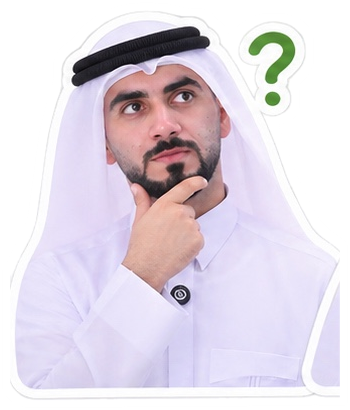
#> input picture math_reel/stickers/M2.png, 350 x 410 px; its folder holds 2 pictures in this run
$ python render.py stickers/M2.png
#> lines starting #> are read from the running program, lines starting #| are printed output that depends on the picture
#!/usr/bin/env python3
"""Aqlam math-awareness reel: "When will I ever use math?"  1080x1920 @ 30fps.

Content-first motion graphics; stickers are small, corner-only accents.
Usage: python3 render.py [--preview]
"""
import math, os, random, subprocess, sys
from PIL import Image, ImageDraw, ImageFilter, ImageFont

HERE = os.path.dirname(os.path.abspath(__file__))
OUT = os.path.join(HERE, "out")
AUD = os.path.join(HERE, "audio")
W, H, FPS = 1080, 1920, 30

GREEN = (62, 142, 47)
GREEN_D = (38, 98, 30)
GREEN_L = (226, 240, 220)
ACCENT = (245, 166, 35)
RED = (214, 64, 52)
INK = (30, 42, 30)
GREY = (150, 160, 150)
BG = (251, 252, 248)
GRID = (226, 233, 222)

FB = os.path.join(HERE, "fonts", "Cairo-900.ttf")
FM = os.path.join(HERE, "fonts", "Cairo-700.ttf")
FSYM = "/usr/share/fonts/truetype/dejavu/DejaVuSans-Bold.ttf"

# scene boundaries (seconds) and voice start times
SC = [0.0, 3.9, 8.5, 15.5, 20.4, 25.0, 31.6, 37.6]
DURATION = SC[-1]
VOICE = [(f"v{i + 1}.wav", SC[i] + 0.25) for i in range(7)]
# (file, scene index, time within scene, volume) -- synced to the voice's word timings
_SFX = [
    ("typing.mp3", 0, 0.3, 0.5), ("pop.mp3", 0, 0.6, 0.7),
    ("whoosh.mp3", 1, -0.05, 0.6), ("ticks.mp3", 1, 0.35, 0.5), ("ding.mp3", 1, 1.5, 0.6),
    ("whoosh.mp3", 2, -0.05, 0.6), ("pop.mp3", 2, 0.15, 0.6), ("stamp.mp3", 2, 1.0, 1.0),
    ("ticks.mp3", 2, 2.8, 0.5), ("ding.mp3", 2, 4.2, 0.5), ("pop.mp3", 2, 5.2, 0.6),
    ("whoosh.mp3", 3, -0.05, 0.6), ("whoosh.mp3", 3, 1.0, 0.35), ("pop.mp3", 3, 3.0, 0.6), ("ding.mp3", 3, 3.7, 0.5),
    ("whoosh.mp3", 4, -0.05, 0.6), ("digital.mp3", 4, 0.4, 0.45), ("pop.mp3", 4, 1.75, 0.5),
    ("pop.mp3", 4, 2.05, 0.5), ("pop.mp3", 4, 2.35, 0.5), ("ding.mp3", 4, 3.0, 0.5),
    ("whoosh.mp3", 5, -0.05, 0.6), ("ding.mp3", 5, 3.05, 0.6),
    ("whoosh.mp3", 6, -0.05, 0.6), ("pop.mp3", 6, 1.4, 0.6), ("ding.mp3", 6, 2.2, 0.4),
]
SFX = [(f, SC[i] + at, v) for f, i, at, v in _SFX]

_fc = {}


def font(path, size):
    k = (path, size)
    if k not in _fc:
        _fc[k] = ImageFont.truetype(path, size)
    return _fc[k]


# ------------------------------------------------------------- easing
def cl(x):
    return min(max(x, 0.0), 1.0)


def back(x, s=1.9):
    x = cl(x) - 1
    return 1 + (s + 1) * x ** 3 + s * x ** 2


def out3(x):
    return 1 - (1 - cl(x)) ** 3


def prog(t, a, d):
    return cl((t - a) / d)


# ------------------------------------------------------------- text
_tc = {}


def text_img(s, size, color, f=FB, rtl=True):
    k = (s, size, color, f, rtl)
    if k in _tc:
        return _tc[k]
    fo = font(f, size)
    kw = dict(direction="rtl", language="ar") if rtl else {}
    l, t, r, b = fo.getbbox(s, anchor="ls", **kw)
    im = Image.new("RGBA", (r - l + 8, b - t + 8), (0, 0, 0, 0))
    ImageDraw.Draw(im).text((4 - l, 4 - t), s, font=fo, fill=color, anchor="ls", **kw)
    _tc[k] = im
    return im


def pill(s, size, fg=(255, 255, 255), bg=GREEN, shade=GREEN_D, px=None, py=None):
    k = ("pill", s, size, fg, bg)
    if k in _tc:
        return _tc[k]
    t = text_img(s, size, fg)
    px = px or int(size * 0.42)
    py = py or int(size * 0.22)
    im = Image.new("RGBA", (t.width + 2 * px, t.height + 2 * py + 12), (0, 0, 0, 0))
    d = ImageDraw.Draw(im)
    rr = min(40, im.height // 2)
    if shade:
        d.rounded_rectangle((0, 12, im.width - 1, im.height - 1), rr, fill=shade)
    d.rounded_rectangle((0, 0, im.width - 1, im.height - 13), rr, fill=bg)
    im.alpha_composite(t, (px, py))
    _tc[k] = im
    return im


# [24 lines left out: functions put, pop, not called in this run]


# ------------------------------------------------------------- icons
def icon_tag(s, color=GREEN):
    im = Image.new("RGBA", (s, s), (0, 0, 0, 0))
    d = ImageDraw.Draw(im)
    d.polygon([(s * .18, s * .18), (s * .55, s * .18), (s * .88, s * .52), (s * .52, s * .88), (s * .18, s * .55)],
              fill=color)
    d.ellipse((s * .3, s * .3, s * .42, s * .42), fill=(255, 255, 255))
    return im


def icon_clock(s, color=GREEN, ang=0):
    im = Image.new("RGBA", (s, s), (0, 0, 0, 0))
    d = ImageDraw.Draw(im)
    w = max(4, s // 12)
    d.ellipse((s * .1, s * .1, s * .9, s * .9), outline=color, width=w)
    c = s / 2
    for a, L in ((ang, .3), (ang / 12 + 1.0, .2)):
        d.line((c, c, c + s * L * math.sin(a), c - s * L * math.cos(a)), fill=color, width=w)
    d.ellipse((c - w, c - w, c + w, c + w), fill=color)
    return im


def icon_phone(s, color=GREEN):
    im = Image.new("RGBA", (s, s), (0, 0, 0, 0))
    d = ImageDraw.Draw(im)
    w = max(4, s // 12)
    d.rounded_rectangle((s * .3, s * .1, s * .7, s * .9), s // 10, outline=color, width=w)
    d.line((s * .44, s * .8, s * .56, s * .8), fill=color, width=w)
    return im


def icon_camera(s, color=GREEN):
    im = Image.new("RGBA", (s, s), (0, 0, 0, 0))
    d = ImageDraw.Draw(im)
    d.rounded_rectangle((s * .12, s * .3, s * .88, s * .8), s // 10, fill=color)
    d.rectangle((s * .36, s * .2, s * .6, s * .32), fill=color)
    d.ellipse((s * .34, s * .38, s * .66, s * .7), fill=(255, 255, 255))
    d.ellipse((s * .42, s * .46, s * .58, s * .62), fill=color)
    return im


def icon_pin(s, color=RED):
    im = Image.new("RGBA", (s, s), (0, 0, 0, 0))
    d = ImageDraw.Draw(im)
    d.ellipse((s * .22, s * .1, s * .78, s * .66), fill=color)
    d.polygon([(s * .27, s * .5), (s * .73, s * .5), (s * .5, s * .92)], fill=color)
    d.ellipse((s * .4, s * .28, s * .6, s * .48), fill=(255, 255, 255))
    return im


def icon_game(s, color=ACCENT):
    im = Image.new("RGBA", (s, s), (0, 0, 0, 0))
    d = ImageDraw.Draw(im)
    d.rounded_rectangle((s * .1, s * .3, s * .9, s * .72), s // 5, fill=color)
    d.rectangle((s * .22, s * .47, s * .4, s * .55), fill=(255, 255, 255))
    d.rectangle((s * .27, s * .42, s * .35, s * .6), fill=(255, 255, 255))
    d.ellipse((s * .62, s * .4, s * .7, s * .48), fill=(255, 255, 255))
    d.ellipse((s * .7, s * .52, s * .78, s * .6), fill=(255, 255, 255))
    return im


def icon_bulb(s, color=ACCENT):
    im = Image.new("RGBA", (s, s), (0, 0, 0, 0))
    d = ImageDraw.Draw(im)
    d.ellipse((s * .25, s * .1, s * .75, s * .6), fill=color)
    d.polygon([(s * .33, s * .5), (s * .67, s * .5), (s * .6, s * .7), (s * .4, s * .7)], fill=color)
    d.rounded_rectangle((s * .38, s * .72, s * .62, s * .86), s // 25, fill=INK)
    return im


def badge(icon, s, ring=GREEN):
    im = Image.new("RGBA", (s + 30, s + 40), (0, 0, 0, 0))
    d = ImageDraw.Draw(im)
    d.ellipse((15, 25, s + 15, s + 25 + 10), fill=(0, 0, 0, 30))
    d.ellipse((15, 15, s + 15, s + 15), fill=(255, 255, 255), outline=ring, width=8)
    ic = icon.resize((int(s * .62), int(s * .62)), Image.LANCZOS)
    im.alpha_composite(ic, (15 + (s - ic.width) // 2, 15 + (s - ic.height) // 2))
    return im


# ------------------------------------------------------------- stickers
def load_sticker(name, width):
    im = Image.open(os.path.join(HERE, "stickers", name + ".png")).convert("RGBA")
    im = im.crop((0, 0, im.width, im.height - 14))
    im = im.resize((width, int(im.height * width / im.width)), Image.LANCZOS)
    pad = 24
    sh = Image.new("RGBA", (im.width + 2 * pad, im.height + 2 * pad), (0, 0, 0, 0))
    sh.paste(Image.new("RGBA", im.size, (20, 40, 20, 60)), (pad, pad + 10), im.getchannel("A"))
    sh = sh.filter(ImageFilter.GaussianBlur(10))
    sh.alpha_composite(im, (pad, pad))
    return sh


# ------------------------------------------------------------- background
def make_bg():
    bg = Image.new("RGBA", (W, H), BG + (255,))
    d = ImageDraw.Draw(bg)
    for x in range(0, W, 54):
        d.line((x, 0, x, H), fill=GRID, width=2)
    for y in range(0, H, 54):
        d.line((0, y, W, y), fill=GRID, width=2)
    d.line((96, 0, 96, H), fill=(240, 196, 190), width=3)  # notebook margin
    return bg


random.seed(3)
EQS = ["x² + 5x = 14", "a² + b² = c²", "√49 = 7", "y = mx + b", "π ≈ 3.14", "¾ + ⅛ = ?",
       "2(x − 3) = 10", "Σ n", "√2 ≈ 1.41", "x ÷ 4 = 9", "7 × 8 = ?"]
def _eq_pos():
    out = []
    while len(out) < len(EQS):
        x, y = random.uniform(170, 910), random.uniform(290, 1640)
        if 40 < x < 1040 and 360 < y < 1010:      # question card
            continue
        if x < 420 and y > 1260:                  # sticker corner
            continue
        tries = getattr(_eq_pos, "n", 0) + 1
        _eq_pos.n = tries
        if tries < 20000 and any(abs(x - a) < 260 and abs(y - b) < 80 for a, b, *_ in out):
            continue
        out.append((x, y, random.uniform(-14, 14), random.uniform(0, 6.28), random.choice([46, 54, 62])))
    return out


EQ_POS = _eq_pos()


# [34 lines left out: functions draw_equations, scene1, scene2, not called in this run]


def label(c, s, lt):
    pop(c, pill(s, 58, fg=GREEN_D, bg=GREEN_L, shade=None), 540, 330, lt, 0.05)


# [27 lines left out: function scene3, not called in this run]


ROUTE = [(200, 1080), (260, 820), (520, 900), (620, 700), (860, 640), (880, 470)]


# [32 lines left out: functions bez, scene4, not called in this run]


random.seed(11)
BIN_COLS = [(random.uniform(0, 1), random.uniform(160, 380), [random.choice("01") for _ in range(30)])
            for _ in range(9)]


# [64 lines left out: functions scene5, scene6, scene7, not called in this run]


SCENES = [scene1, scene2, scene3, scene4, scene5, scene6, scene7]


# ------------------------------------------------------------- assets
def build_assets():
    A = {"M2": load_sticker("M2", 250), "W5": load_sticker("W5", 300)}
#> in load_sticker, im is the input picture: PIL image 350x410 RGBA; mean R, G, B, A 224.9, 216.3, 226.7, 205.2
#> in load_sticker, `sh = Image.new("RGBA", (im.width + 2 * pad, im.height + 2 * pad), (0, ..`: sh: PIL image 298x330 RGBA; every value is 0
#> call 2 of load_sticker, with name = 'W5', width = 300
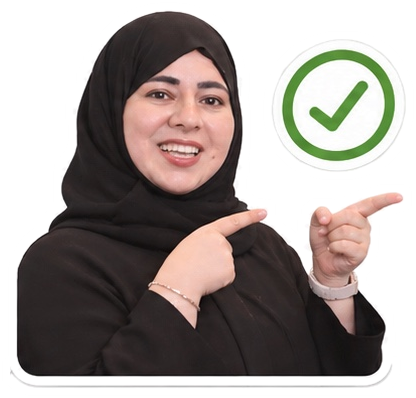
#> input picture math_reel/stickers/W5.png, 416 x 398 px
#> in load_sticker, im is the input picture: PIL image 416x398 RGBA; mean R, G, B, A 163.2, 155.4, 151.6, 189.6
#> in load_sticker (call 2), `sh = Image.new("RGBA", (im.width + 2 * pad, im.height + 2 * pad), (0, ..`: sh: PIL image 348x324 RGBA; every value is 0
#> in load_sticker (call 2), `sh = sh.filter(ImageFilter.GaussianBlur(10))`:
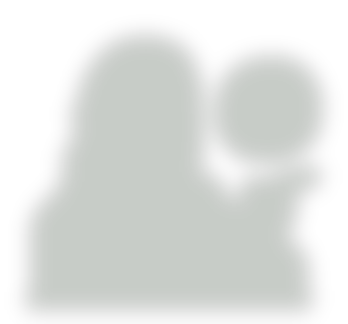
#> sh: PIL image 348x324 RGBA; mean R, G, B, A 10.9, 21.9, 10.9, 32.8; transparent parts drawn white
    card = Image.new("RGBA", (900, 600), (0, 0, 0, 0))
    ImageDraw.Draw(card).rounded_rectangle((0, 0, 899, 599), 48, fill=(255, 255, 255, 235),
                                           outline=GRID, width=4)
    A["card"] = card
    # price tag
    tag = Image.new("RGBA", (780, 380), (0, 0, 0, 0))
    d = ImageDraw.Draw(tag)
    d.rounded_rectangle((90, 20, 770, 360), 44, fill=(255, 255, 255), outline=INK, width=10)
    d.polygon([(10, 190), (100, 30), (100, 350)], fill=(255, 255, 255))
    d.line([(100, 26), (12, 190), (100, 354)], fill=INK, width=10, joint="curve")
    d.ellipse((70, 170, 110, 210), outline=INK, width=8)
    t = text_img("٢٠٠ ريال", 140, INK)
    tag.alpha_composite(t, (440 - t.width // 2, 190 - t.height // 2))
    A["tag"] = tag
    st = Image.new("RGBA", (500, 190), (0, 0, 0, 0))
    d = ImageDraw.Draw(st)
    d.rounded_rectangle((6, 6, 493, 183), 26, outline=RED, width=12)
    s = text_img("خصم ٣٠٪", 92, RED)
    st.alpha_composite(s, (250 - s.width // 2, 95 - s.height // 2))
    A["stamp"] = st
    A["pin_g"] = icon_pin(110, GREEN)
    A["pin_r"] = icon_pin(130, RED)
    car = Image.new("RGBA", (130, 80), (0, 0, 0, 0))
    d = ImageDraw.Draw(car)
    d.rounded_rectangle((0, 8, 129, 72), 22, fill=ACCENT, outline=INK, width=5)
    d.rounded_rectangle((70, 18, 108, 62), 10, fill=(200, 230, 245))
    A["car"] = car
    A["cam"] = badge(icon_camera(200), 190)
    A["pin"] = badge(icon_pin(200), 190, RED)
    A["game"] = badge(icon_game(200), 190, ACCENT)
    A["b_tag"] = badge(icon_tag(200), 200)
    A["b_clock"] = badge(icon_clock(200, GREEN, 2.0), 200)
    A["b_phone"] = badge(icon_phone(200), 200)
    A["b_bulb"] = badge(icon_bulb(240), 260, ACCENT)
    tag_im = pill("أقلام", 44)
    A["brand"] = tag_im
    return A


# [17 lines left out: function frame, not called in this run]


def mix_audio(path):
    ins, fl, lb = [], [], []
    clips = [(f, a, 1.7) for f, a in VOICE] + list(SFX)
    for i, (f, a, v) in enumerate(clips):
        ins += ["-i", os.path.join(AUD, f)]
        ms = int(a * 1000)
        fl.append(f"[{i}:a]aresample=44100,aformat=channel_layouts=stereo,volume={v},adelay={ms}|{ms}[a{i}]")
        lb.append(f"[a{i}]")
    n = len(clips)
    ins += ["-i", os.path.join(AUD, "music.mp3")]
    fl.append(f"[{n}:a]aresample=44100,aformat=channel_layouts=stereo,volume=0.2,atrim=0:{DURATION},"
              f"afade=t=in:d=0.5,afade=t=out:st={DURATION - 2}:d=2[m]")
    lb.append("[m]")
    fl.append("".join(lb) + f"amix=inputs={n + 1}:normalize=0,loudnorm=I=-14:TP=-1.5:LRA=11[out]")
    subprocess.run(["ffmpeg", "-y", "-loglevel", "error", *ins, "-filter_complex", ";".join(fl),
                    "-map", "[out]", "-t", str(DURATION), "-c:a", "aac", "-b:a", "192k", path], check=True)


def main():
    os.makedirs(OUT, exist_ok=True)
    A, bg = build_assets(), make_bg()
#> in build_assets, `card = Image.new("RGBA", (900, 600), (0, 0, 0, 0))`: card: PIL image 900x600 RGBA; every value is 0
#> in build_assets, `ImageDraw.Draw(card).rounded_rectangle((0, 0, 899, 599), 48, fill=(255..`:
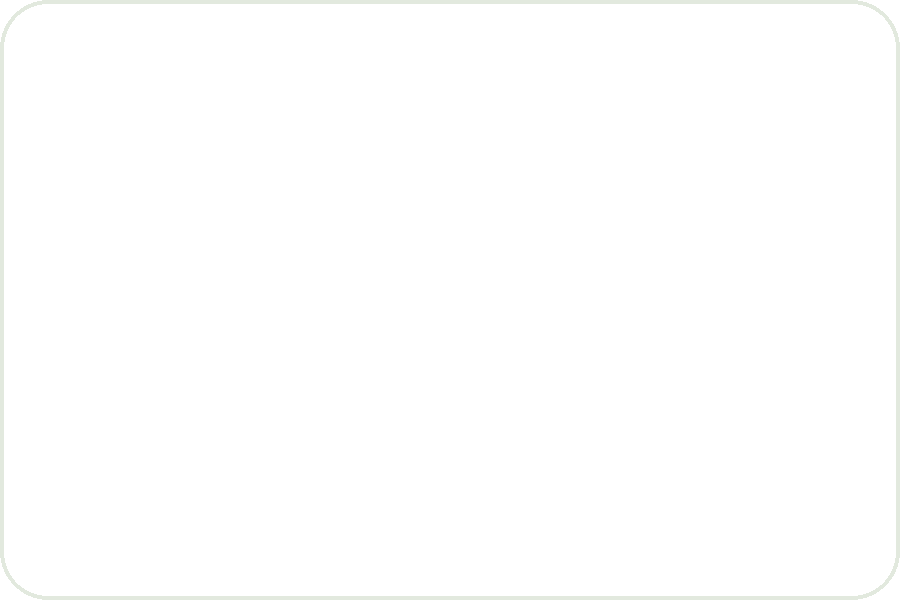
#> card: PIL image 900x600 RGBA; mean R, G, B, A 253.4, 253.6, 253.3, 234.5; transparent parts drawn white
#> in build_assets, `tag = Image.new("RGBA", (780, 380), (0, 0, 0, 0))`: tag: PIL image 780x380 RGBA; every value is 0
#> in text_img, `im = Image.new("RGBA", (r - l + 8, b - t + 8), (0, 0, 0, 0))`: im: PIL image 529x150 RGBA; every value is 0
#> in build_assets, `tag.alpha_composite(t, (440 - t.width // 2, 190 - t.height // 2))`:
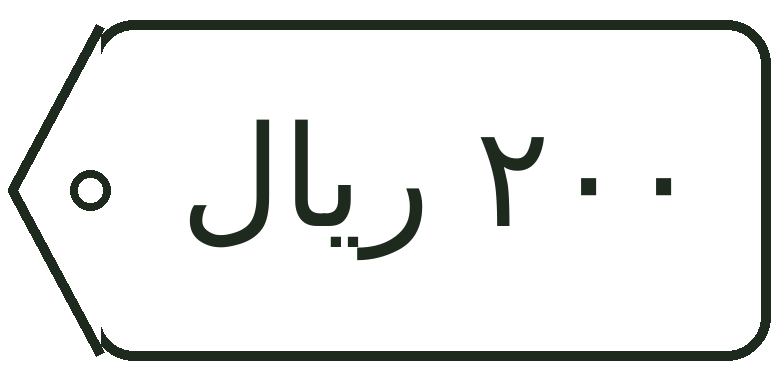
#> tag: PIL image 780x380 RGBA; mean R, G, B, A 187.5, 188.7, 187.5, 209.7; transparent parts drawn white
#> in build_assets, `st = Image.new("RGBA", (500, 190), (0, 0, 0, 0))`: st: PIL image 500x190 RGBA; every value is 0
#> call 2 of text_img, with s = 'خصم ٣٠٪', size = 92, color = (214, 64, 52), f = 'math_reel/fonts/Cairo-900.ttf', rtl = True
#> in text_img (call 2), `im = Image.new("RGBA", (r - l + 8, b - t + 8), (0, 0, 0, 0))`: im: PIL image 383x90 RGBA; every value is 0
#> in text_img (call 2), `ImageDraw.Draw(im).text((4 - l, 4 - t), s, font=fo, fill=color, anchor..`:
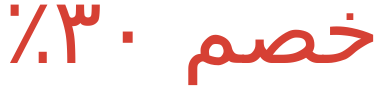
#> im: PIL image 383x90 RGBA; mean R, G, B, A 33.6, 10, 8.2, 35; transparent parts drawn white
#> in build_assets, `st.alpha_composite(s, (250 - s.width // 2, 95 - s.height // 2))`:
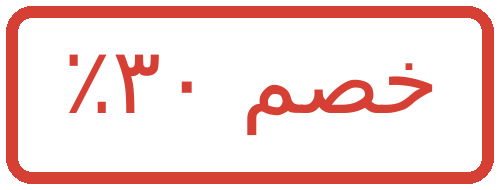
#> st: PIL image 500x190 RGBA; mean R, G, B, A 45.9, 13.7, 11.2, 52.9; transparent parts drawn white
#> in icon_pin, `im = Image.new("RGBA", (s, s), (0, 0, 0, 0))`: im: PIL image 110x110 RGBA; every value is 0
#> in icon_pin (call 2), `im = Image.new("RGBA", (s, s), (0, 0, 0, 0))`: im: PIL image 130x130 RGBA; every value is 0
#> in build_assets, `car = Image.new("RGBA", (130, 80), (0, 0, 0, 0))`: car: PIL image 130x80 RGBA; every value is 0
#> in icon_camera, `im = Image.new("RGBA", (s, s), (0, 0, 0, 0))`: im: PIL image 200x200 RGBA; every value is 0
#> in badge, `im = Image.new("RGBA", (s + 30, s + 40), (0, 0, 0, 0))`: im: PIL image 220x230 RGBA; every value is 0
#> in badge (call 4), `im = Image.new("RGBA", (s + 30, s + 40), (0, 0, 0, 0))`: im: PIL image 230x240 RGBA; every value is 0
#> in icon_bulb, `im = Image.new("RGBA", (s, s), (0, 0, 0, 0))`: im: PIL image 240x240 RGBA; every value is 0
#> in badge (call 7), `im = Image.new("RGBA", (s + 30, s + 40), (0, 0, 0, 0))`: im: PIL image 290x300 RGBA; every value is 0
#> in badge (call 7), `im.alpha_composite(ic, (15 + (s - ic.width) // 2, 15 + (s - ic.height)..`:
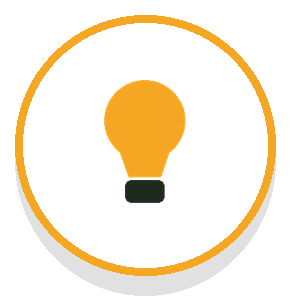
#> im: PIL image 290x300 RGBA; mean R, G, B, A 153.1, 142.2, 123.7, 158.4; transparent parts drawn white
#> in text_img (call 3), `im = Image.new("RGBA", (r - l + 8, b - t + 8), (0, 0, 0, 0))`: im: PIL image 95x64 RGBA; every value is 0
    if "--preview" in sys.argv:
        ts = [float(x) for x in sys.argv[2:]] or [3.5, 6.8, 11.0, 15.0, 21.8, 27.5, 33.0, 38.5]
        for t in ts:
            frame(t, A, bg).save(os.path.join(OUT, f"preview_{t:05.2f}.jpg"), quality=88)
        return
    audio = os.path.join(OUT, "_audio.m4a")
    mix_audio(audio)
    video = os.path.join(OUT, "math_reel.mp4")
#> (the run stopped early here; a loop or call above may not have finished)
